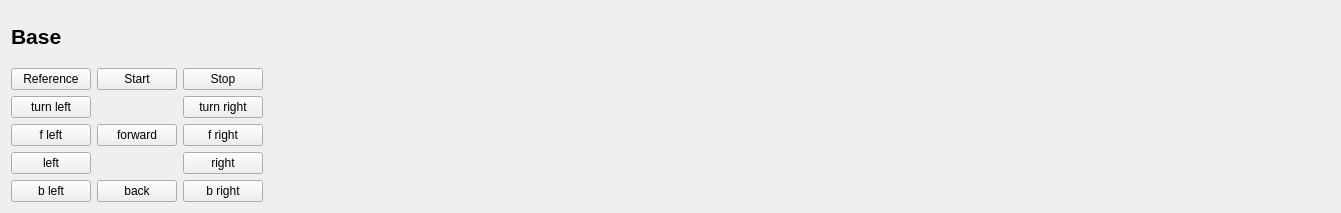
<?xml version="1.0" encoding="UTF-8"?>
<ui version="4.0">
 <class>MobrobDashboardWidget</class>
 <widget class="QWidget" name="MobrobDashboardWidget">
  <property name="geometry">
   <rect>
    <x>0</x>
    <y>0</y>
    <width>1341</width>
    <height>213</height>
   </rect>
  </property>
  <property name="windowTitle">
   <string>MobrobDashboard</string>
  </property>
  <layout class="QVBoxLayout" name="verticalLayout_10">
   <item>
    <layout class="QHBoxLayout" name="horizontalLayout_12">
     <item>
      <layout class="QVBoxLayout" name="verticalLayout_16">
       <item>
        <widget class="QLabel" name="label_base">
         <property name="font">
          <font>
           <pointsize>16</pointsize>
           <weight>75</weight>
           <bold>true</bold>
          </font>
         </property>
         <property name="text">
          <string>Base</string>
         </property>
        </widget>
       </item>
       <item>
        <layout class="QGridLayout" name="gridLayout" columnstretch="0,0,0">
         <item row="3" column="2">
          <widget class="QPushButton" name="base_forward_right">
           <property name="text">
            <string>f right</string>
           </property>
          </widget>
         </item>
         <item row="4" column="0">
          <widget class="QPushButton" name="base_left">
           <property name="text">
            <string>left</string>
           </property>
          </widget>
         </item>
         <item row="4" column="2">
          <widget class="QPushButton" name="base_right">
           <property name="text">
            <string>right</string>
           </property>
          </widget>
         </item>
         <item row="2" column="2">
          <widget class="QPushButton" name="base_turn_right">
           <property name="text">
            <string>turn right</string>
           </property>
          </widget>
         </item>
         <item row="2" column="0">
          <widget class="QPushButton" name="base_turn_left">
           <property name="text">
            <string>turn left</string>
           </property>
          </widget>
         </item>
         <item row="5" column="1">
          <widget class="QPushButton" name="base_back">
           <property name="text">
            <string>back</string>
           </property>
          </widget>
         </item>
         <item row="3" column="0">
          <widget class="QPushButton" name="base_forward_left">
           <property name="text">
            <string>f left</string>
           </property>
          </widget>
         </item>
         <item row="5" column="2">
          <widget class="QPushButton" name="base_back_right">
           <property name="text">
            <string>b right</string>
           </property>
          </widget>
         </item>
         <item row="3" column="1">
          <widget class="QPushButton" name="base_forward">
           <property name="text">
            <string>forward</string>
           </property>
          </widget>
         </item>
         <item row="5" column="0">
          <widget class="QPushButton" name="base_back_left">
           <property name="text">
            <string>b left</string>
           </property>
          </widget>
         </item>
         <item row="1" column="1">
          <widget class="QPushButton" name="base_start">
           <property name="text">
            <string>Start</string>
           </property>
          </widget>
         </item>
         <item row="1" column="2">
          <widget class="QPushButton" name="base_stop">
           <property name="text">
            <string>Stop</string>
           </property>
          </widget>
         </item>
         <item row="1" column="0">
          <widget class="QPushButton" name="base_reference">
           <property name="text">
            <string>Reference</string>
           </property>
          </widget>
         </item>
        </layout>
       </item>
      </layout>
     </item>
     <item>
      <spacer name="horizontalSpacer_7">
       <property name="orientation">
        <enum>Qt::Horizontal</enum>
       </property>
       <property name="sizeHint" stdset="0">
        <size>
         <width>40</width>
         <height>20</height>
        </size>
       </property>
      </spacer>
     </item>
    </layout>
   </item>
  </layout>
 </widget>
 <resources/>
 <connections/>
</ui>
